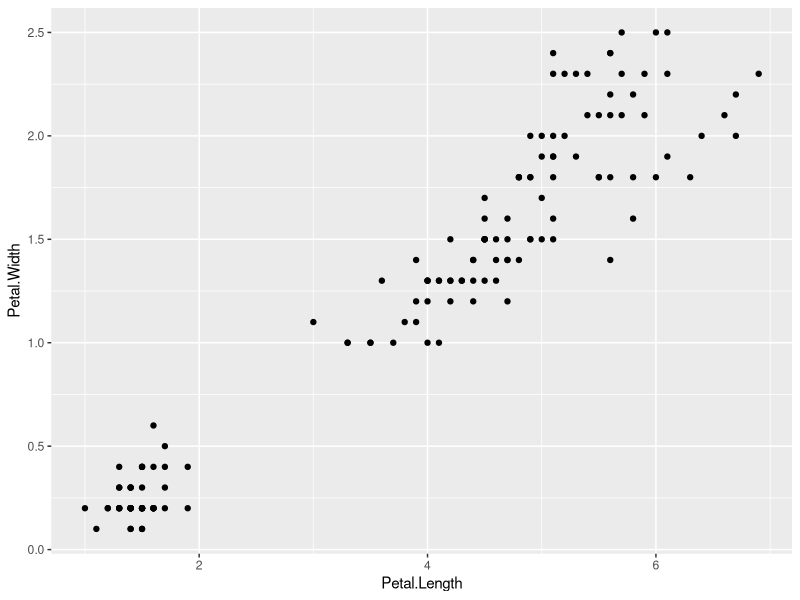
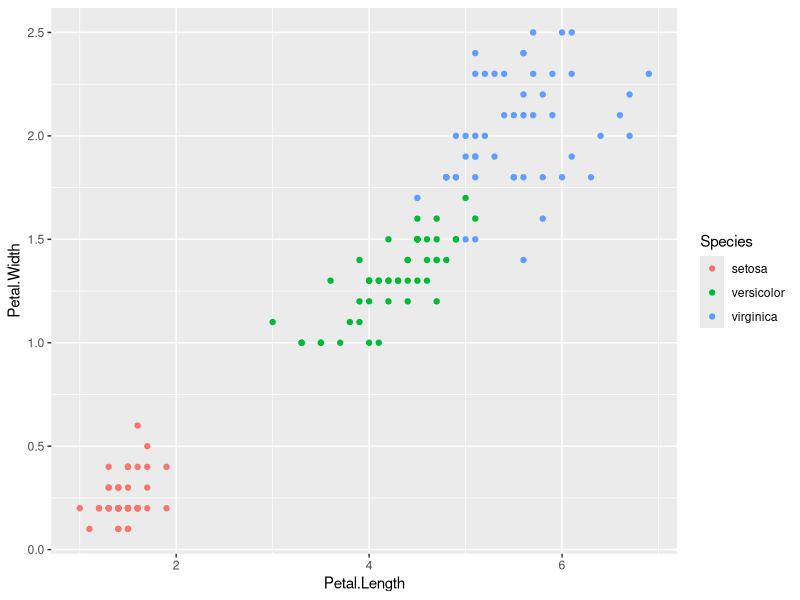
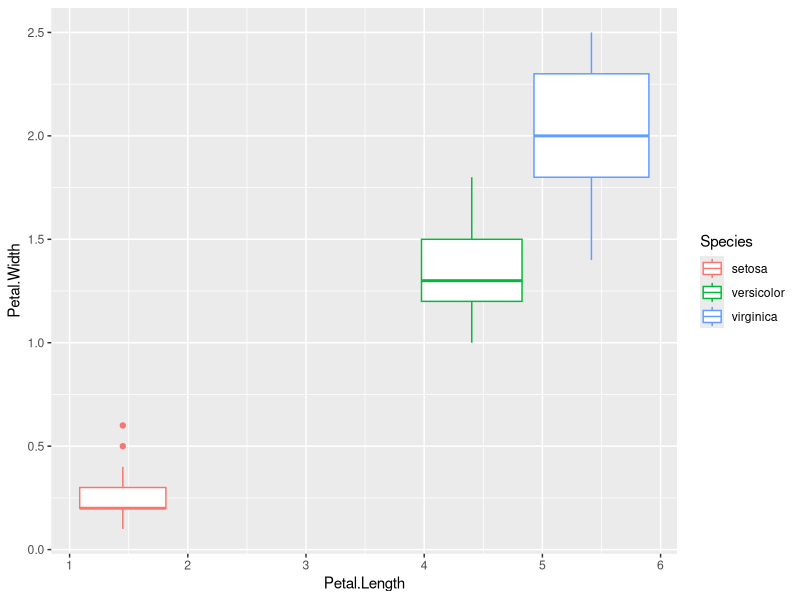
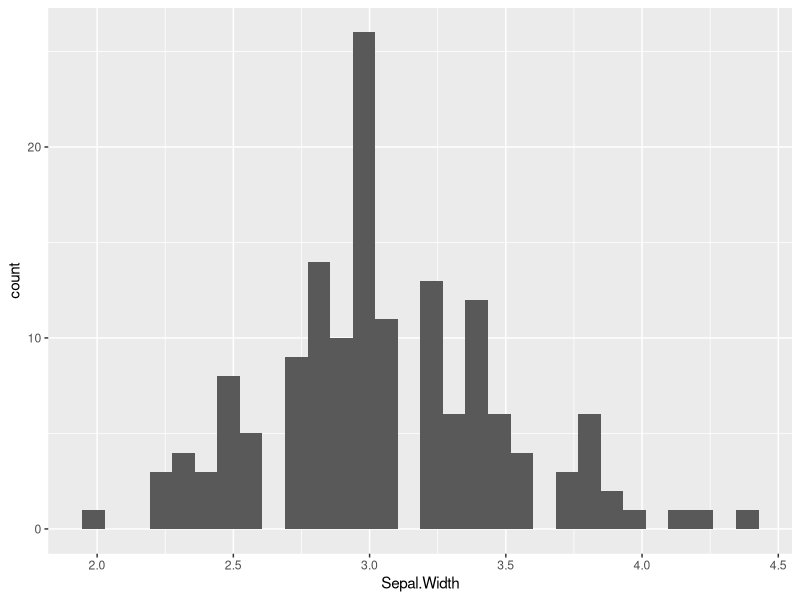
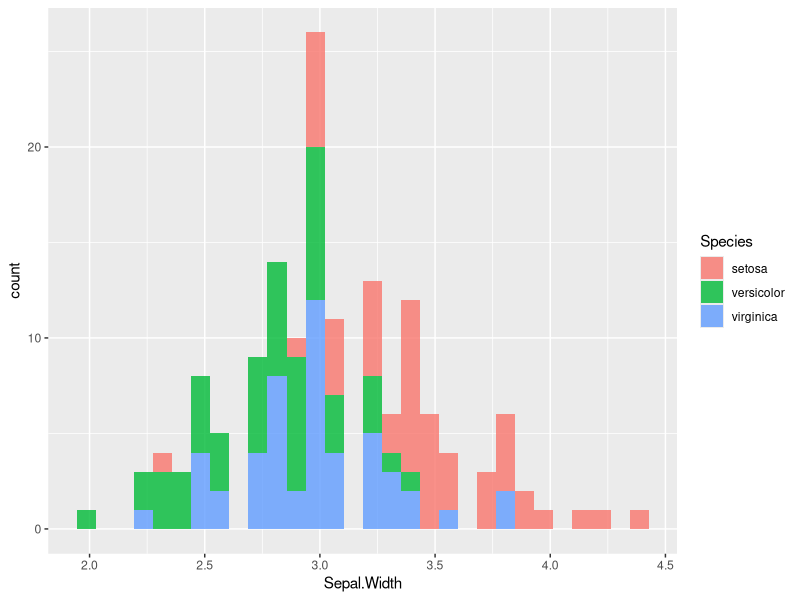
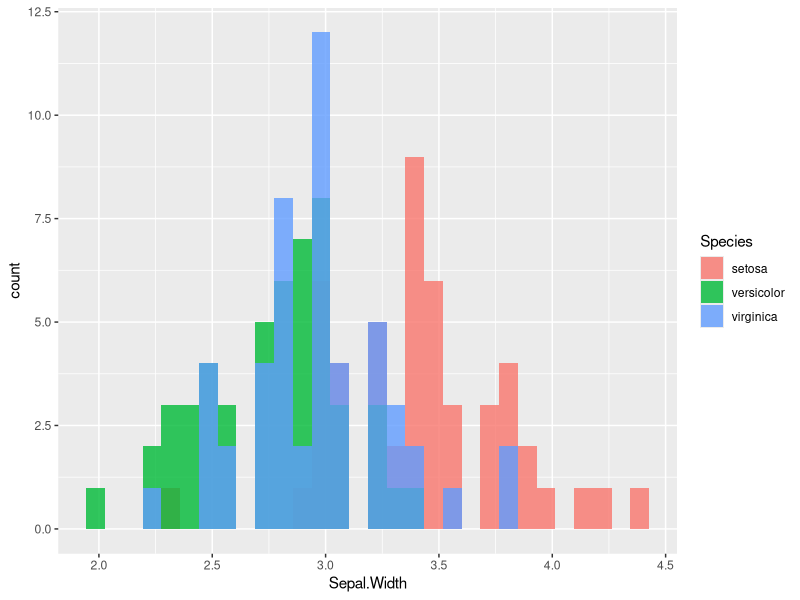
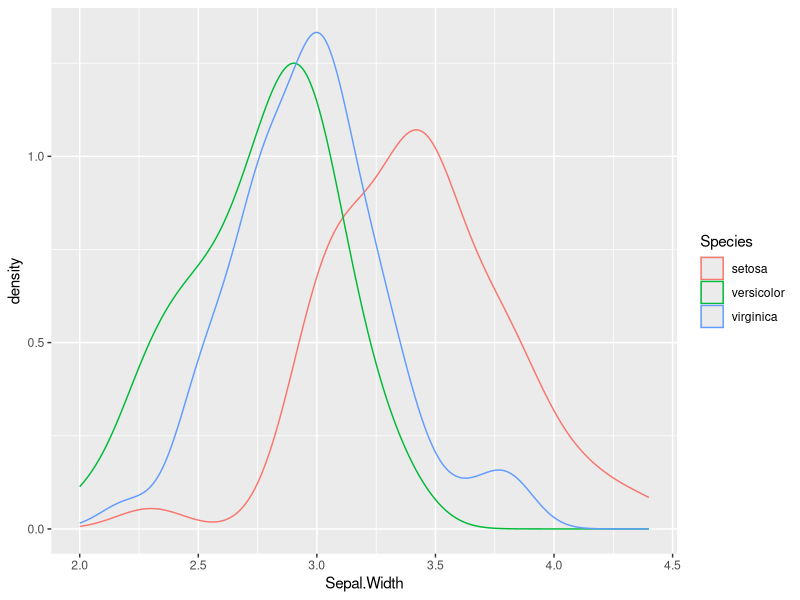
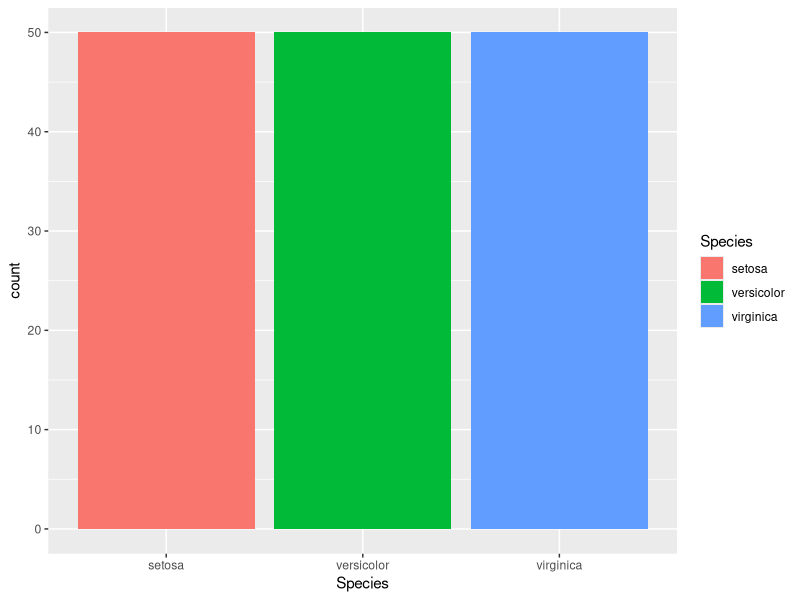

These charts were generated, in order, by the following R code:
## ---- chunk 1
# load libraries
library(tidyverse)
library(conflicted)
library(viridis)

# configure knit settings
knitr::opts_chunk$set(echo = TRUE)

# resolve package conflicts
filter <- dplyr::filter
select <- dplyr::select
## ---- chunk 2
ggplot(iris, aes(x = Petal.Length, y = Petal.Width)) + geom_point()
## ---- chunk 3
ggplot(iris, aes(x = Petal.Length, y = Petal.Width, color = Species)) + geom_point()
## ---- chunk 4
ggplot(iris, aes(x = Petal.Length, y = Petal.Width, color = Species)) + geom_boxplot()
## ---- chunk 5
ggplot(iris, aes(x = Sepal.Width)) + geom_histogram()
## ---- chunk 6
# default histogram
ggplot(iris, aes(x = Sepal.Width, fill = Species)) + geom_histogram(alpha = 0.8)

# use position = 'identity' for overlapping histograms
ggplot(iris, aes(x = Sepal.Width, fill = Species)) + geom_histogram(position = 'identity', alpha = 0.8)
## ---- chunk 7
ggplot(iris, aes(x = Sepal.Width, color = Species)) + geom_density()
## ---- chunk 8
ggplot(iris, aes(x = Species, fill = Species)) + geom_bar()
## ---- chunk 9
ggplot(iris, aes(x = Sepal.Width, y = Sepal.Length, color = Species)) + geom_point()
## ---- chunk 10
ggplot(iris, aes(x = Sepal.Width, y = Sepal.Length, color = Species)) + geom_line()
## ---- chunk 11
# with line of best fit
ggplot(iris, aes(x = Sepal.Width, y = Sepal.Length)) + geom_point() + geom_smooth(method = lm)

# if you color by something, each subgroup will automatically get it's own line
ggplot(iris, aes(x = Sepal.Width, y = Sepal.Length, color = Species)) + geom_point() + geom_smooth(method = lm)
## ---- chunk 12
ggplot(iris, aes(x = Species, y = Petal.Length, fill = Species)) + geom_boxplot()
## ---- chunk 13
ggplot(iris, aes(x = Species, y = Petal.Length, fill = Species)) + geom_violin()
## ---- chunk 14
ggplot(iris, aes(x = Sepal.Width, y = Sepal.Length, color = Species)) + geom_point()
## ---- chunk 15
ggplot(iris, aes(x = Sepal.Width, y = Sepal.Length, shape = Species)) + geom_point()
## ---- chunk 16
ggplot(iris, aes(x = Sepal.Width, y = Sepal.Length, size = Species)) + geom_point()
## ---- chunk 17
ggplot(iris, aes(x = Sepal.Width, y = Sepal.Length, color = Species, shape = Species, size = Species)) + geom_point()
## ---- chunk 18
# where we've had it
ggplot(iris, aes(x = Petal.Length, y = Petal.Width, color = Species)) + geom_point()

# I just want my points to be another color
ggplot(iris, aes(x = Petal.Length, y = Petal.Width)) + geom_point(color = 'deepskyblue')

# BUT if I put color = 'deepskyblue' instead an aes() it won't work; ggplot thinks it's a data feature
ggplot(iris, aes(x = Petal.Length, y = Petal.Width, color = 'deepskyblue')) + geom_point()
## ---- chunk 19
# inside ggplot()
ggplot(iris, aes(x = Petal.Length, y = Petal.Width, color = Species)) + geom_point()

# inside geom_point()
ggplot(iris) + geom_point(aes(x = Petal.Length, y = Petal.Width, color = Species))
## ---- chunk 20
# without transparency
ggplot(iris, aes(x = Sepal.Width, y = Sepal.Length, color = Species)) + geom_point(size = 4)

# with transparency
ggplot(iris, aes(x = Sepal.Width, y = Sepal.Length, color = Species)) + geom_point(size = 4, alpha = 0.6)
## ---- chunk 21
ggplot(iris, aes(x = Sepal.Width, fill = Species)) + geom_density() + facet_wrap( ~ Species)
## ---- chunk 22
# plot before labelling
ggplot(iris, aes(x = Sepal.Width, y = Sepal.Length, color = Species)) + geom_point()

# with labels added
ggplot(iris, aes(x = Sepal.Width, y = Sepal.Length, color = Species)) + geom_point() + 
  labs(x = 'sepal width (cm)', y = 'sepal length (cm)', color = 'species')
## ---- chunk 23
ggplot(iris, aes(x = Sepal.Width, y = Sepal.Length, color = Species)) + geom_point() +
  scale_x_continuous(name = 'sepal width (cm)') +
  scale_y_continuous('sepal length (cm)') +
  scale_color_discrete('species')
## ---- chunk 24
#install.packages('viridis')
## ---- chunk 25
library(viridis)
## ---- chunk 26
ggplot(iris, aes(x = Sepal.Width, y = Sepal.Length, color = Species)) + geom_point() + scale_color_viridis_d()
## ---- chunk 27
# default ggplot() continuous color scale
ggplot(iris, aes(x = Sepal.Width, y = Sepal.Length, color = Petal.Length)) + geom_point()

# viridis continuous color scale
ggplot(iris, aes(x = Sepal.Width, y = Sepal.Length, color = Petal.Length)) + geom_point() + scale_color_viridis()
